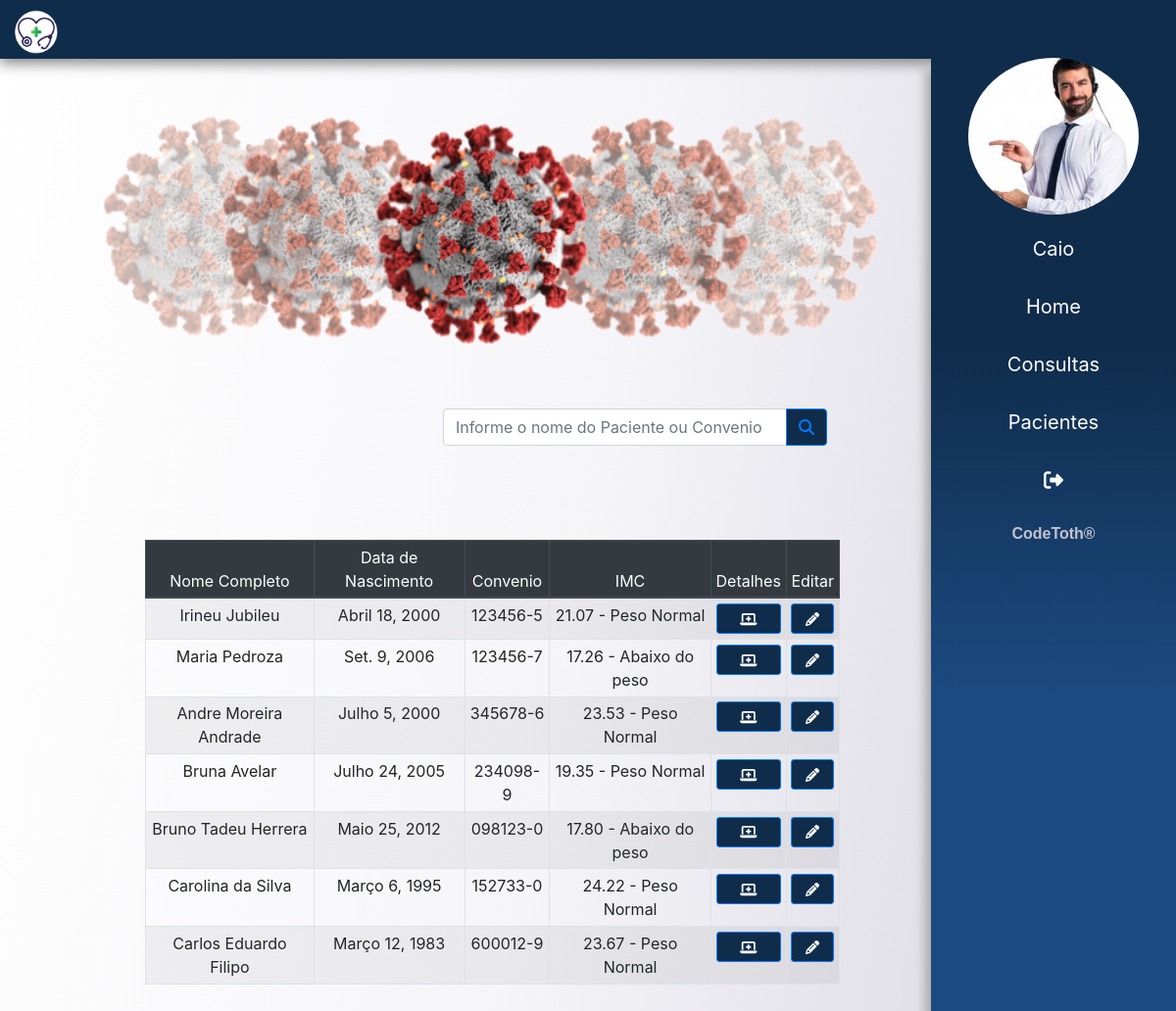
Screenshot of /pacientes/ (signed in) with the database file from the repository.
### app/atendente/models.py (models this page shows)
class Atendente(models.Model):
    usuario = models.ForeignKey(User, on_delete=models.CASCADE)
    nome = models.CharField(max_length=150)
    sexo = models.CharField(max_length=1)
    data_nascimento = models.DateField()
    cpf = models.CharField(max_length=20, unique=True)
    rg = models.CharField(max_length=20, unique=True)
    email = models.EmailField()
    foto = models.ImageField(upload_to=f'fotos/{time.time()}', blank=True)

### app/paciente/models.py (models this page shows)
class Paciente(models.Model):
    nome = models.CharField(max_length=200)
    sexo = models.CharField(max_length=1)
    data_nascimento = models.DateField()
    cpf = models.CharField(max_length=20, unique=True)
    rg = models.CharField(max_length=20, unique=True)
    carteira_convenio = models.CharField(max_length=30, unique=True)
    peso = models.FloatField()
    altura = models.FloatField()
    imc = models.CharField(max_length=100)

### app/paciente/views.py (the view)
# urls.py: path('', listar, name='conusultas')
@login_required(login_url='login')
def listar(request):
    dados =  get_dados(request)
    lst_pacientes = Paciente.objects.all()
    for paciente in lst_pacientes:
        imc = calculo_imc(paciente.peso, paciente.altura)
        paciente.imc = imc
        idade = calculo_idade(paciente.data_nascimento)
    dados['lst_pacientes'] = lst_pacientes
    return render(request, 'paciente/lista_pacientes.html', dados)

### templates/paciente/lista_pacientes.html
{% extends 'base.html' %}
{% load static %}
{% block content %}
<main>
    <section class="container-fluid">
        <div class="col-md-10">
            {% include 'partials/_campanha.html' %}
            <div class="row">
                <div class="col"></div>
                <div class="col" style="padding-right: 15%!important;">
                <div class="input-group mb-3">
                    <input type="text" class="form-control" placeholder="Informe o nome do Paciente ou Convenio">
                    <div class="input-group-append">
                        <button class="btn btn-outline-primary" type="button" id="button-addon2"><i class="fas fa-search"></i></button>
                    </div>
                </div>
                </div>
            </div>
            <table class="table table-sm table-bordered table-striped mx-auto text-center agenda" >
                <thead class="thead-dark ">
                    <tr>
                        <th scope="col">Nome Completo</th>
                        <th scope="col">Data de Nascimento</th>
                        <th scope="col">Convenio</th>
                        <th scope="col">IMC</th>
                        <th scope="col">Detalhes</th>
                        <th scope="col">Editar</th>
                    </tr>
                </thead>
                <tbody>
                    {% for paciente in lst_pacientes %}
                    <tr>
                        <th scope="row">{{ paciente.nome }}</th>
                        <td>{{ paciente.data_nascimento }}</td>
                        <td> {{ paciente.carteira_convenio }} </td>
                        <td>{{ paciente.imc }}</td>
                        <td>
                            <a href="{% url 'det_paciente' paciente.id %}" class="btn btn-sm btn-block btn-primary"> <i class="fas fa-laptop-medical"></i> </a>
                        </td>
                        <td>
                            <a href="{% url 'paciente' paciente.id %}" class="btn btn-sm btn-block btn-primary"> <i class="fas fa-pencil-alt"></i> </a>
                        </td>
                    </tr>
                    {% endfor %}
                </tbody>
            </table>
        </div>
    </section>
</main>
{% endblock %}

### templates/partials/_sidebar.html (shortened to what this page needs)
{% load static %}
<div class="sidebar">
    <div class="mb-2">
        <img src="{{ usuario.foto.url }}" class="img-fluid  mx-auto d-block" alt="">
    </div>
    <ul>
        <a href="#" style="text-transform: capitalize ;"> <li> {{ request.user}} </li></a>
        <a href="{% url 'dashboard' %}"> <li>  Home </li></a>
        <a href="{% url 'conusultas' %}"> <li>  Consultas </li></a>
        <a href="{% url 'pacientes' %}"> <li>  Pacientes </li></a>
        <a href="{% url 'login' %}"><li><i class="fas fa-sign-out-alt"></i> </li></a>
    </ul>
    <div class="text-center pb-3" style="font-weight: bolder;width: 100%;color: #C4C2CD;font-family: 'Play', sans-serif; ">
        <span>CodeToth&#174;</span>
    </div>
</div>

### static/css/app.css (style rules this page uses)
body { background-attachment: fixed; background-size: cover; background-image: linear-gradient(100deg,rgba(255, 255, 255, .5), rgba(236, 234, 241, .5), rgba(213, 211, 222, 1.5)); }
.btn { background-color: #102c4b !important; }
.agenda { max-width: 75%; margin-top: 5rem !important; margin-bottom: 3.5rem !important; }
.sidebar img { border-radius: 100% !important; height: 160px !important; }
.sidebar { right: 0; top: 3.7rem !important; bottom: 0; width: 250px; background-image: linear-gradient( #102c4b,#102c4b,#1B4A80 , #1B4A80); box-shadow: -5px 12px 10px 1px #aaaaaa; background-attachment: fixed; overflow: hidden; transition: 0.8s all; height: 100% !important; position: fixed; z-index: 1030 !important; }
.sidebar ul li { list-style: none; }
.sidebar ul li { margin-top: 5px; padding: 12px; text-decoration: none; color: rgb(255, 255, 255); width: 100%; font-size: 20px; text-align: center; display: block; transition: 0.6s all; }

### rows the page displays
Atendente: foto (picture)
Paciente: nome "Irineu Jubileu", data_nascimento "Abril 18, 2000", carteira_convenio "123456-5", imc "21.07 - Peso Normal"
Paciente: nome "Maria Pedroza", data_nascimento "Set. 9, 2006", carteira_convenio "123456-7", imc "17.26 - Abaixo do peso"
Paciente: nome "Andre Moreira Andrade", data_nascimento "Julho 5, 2000", carteira_convenio "345678-6", imc "23.53 - Peso Normal"
Paciente: nome "Bruna Avelar", data_nascimento "Julho 24, 2005", carteira_convenio "234098-9", imc "19.35 - Peso Normal"
Paciente: nome "Bruno Tadeu Herrera", data_nascimento "Maio 25, 2012", carteira_convenio "098123-0", imc "17.80 - Abaixo do peso"
Paciente: nome "Carolina da Silva", data_nascimento "Março 6, 1995", carteira_convenio "152733-0", imc "24.22 - Peso Normal"
Paciente: nome "Carlos Eduardo Filipo", data_nascimento "Março 12, 1983", carteira_convenio "600012-9", imc "23.67 - Peso Normal"

### other values shown
{{ request.user }} "Caio"
